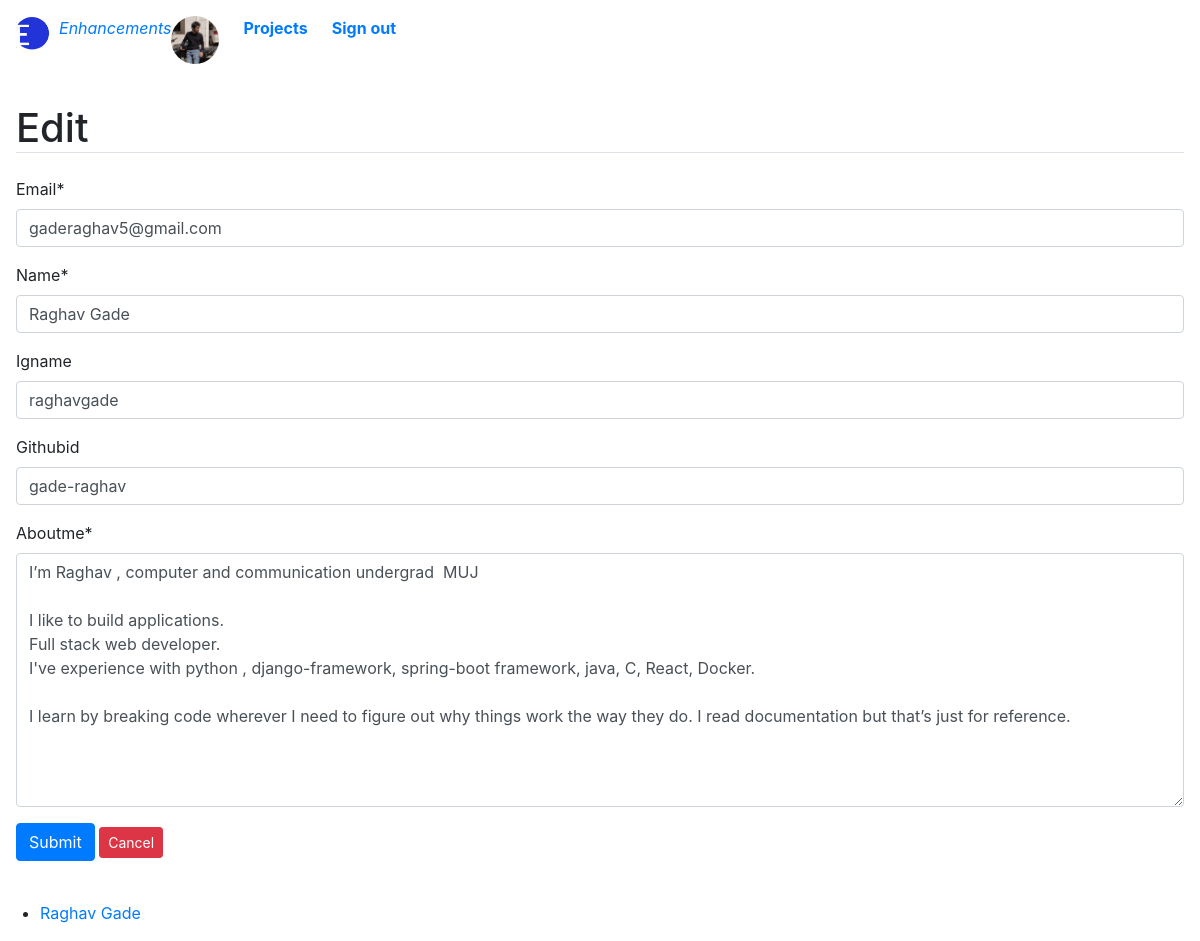
Page /editaboutme (signed in) on the committed database.
### base/models.py (models this page shows, shortened)
class Aboutme(models.Model):
    email = models.CharField(max_length=200,default='',editable="false")
    name = models.CharField(max_length=100,null=True)
    igname = models.CharField(max_length=100,null=True,blank=True)
    githubid = models.CharField(max_length=100,null=True,blank=True)
    aboutme = MDTextField(null=True)

### base/views.py (the view)
# urls.py: path('editaboutme', views.aboutmeedit, name="editaboutme"),
def aboutmeedit(request,):
    profile = Aboutme.objects.get(id=1)
    form = AboutmeForm(instance=profile)
    if request.method == 'POST':
        form = AboutmeForm(request.POST, request.FILES, instance=profile)
        if form.is_valid():
            form.save()
            messages.info(request, 'Updated.')
            return redirect('aboutme')
    context = {
        'form' : form,
        }
    return render(request,'base/profileedit.html', context)

### base/forms.py
class AboutmeForm(ModelForm):
    class Meta:
        model = Aboutme
        fields = '__all__'

### base/templates/base/profileedit.html (shortened to what this page needs)
{% extends 'base/main.html'%}
{% load static %}
{% block content%}
{% load crispy_forms_tags%}
<main class="container-lg px-3 pb-4">
    <h1 class="border-bottom h1 my-3 my-lg-4">Edit</h1>
        <form action="" autocomplete="off" method="POST">
            {{ form|crispy }}
            <button type="submit" class="btn btn-primary">Submit</button>
            <a class="btn btn-sm btn-danger "  href="{% url 'aboutme' %}">Cancel</a>
        </form>
</main>
{% endblock%}

### rows in the picture
Aboutme: email "gaderaghav5@gmail.com", name "Raghav Gade", igname "raghavgade", githubid "gade-raghav", aboutme "I’m Raghav , computer and communication undergrad MUJ I like to build applications. Full stack web developer. I've experience with python , django-framework, spring-boot framework, java, C, React, Docker. I learn by breaking code wherever I need to figure out why things work the way they do. I read documentation but that’s just for reference."
